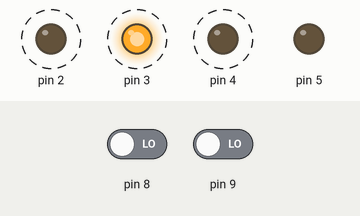
Recording of a sketch running on a simulated Arduino Uno, built with avr-gcc and run on an emulated ATmega328P. Parts: output pins drawn as LEDs (lit = HIGH). Dashed ring = blinking. Inputs (shaded band) come from the test bench; at power-on: pin 8 LOW, pin 9 LOW.

Above: at 2.8 s.
2.9 s: pin 8 driven HIGH and pin 9 driven HIGH
At 3.8 s:
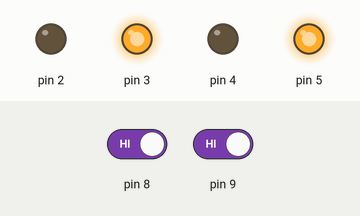
4.5 s: pin 8 driven LOW
At 4.9 s:
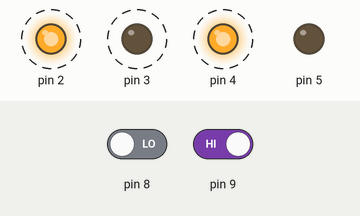
8.5 s: pin 8 driven HIGH
At 9.2 s:
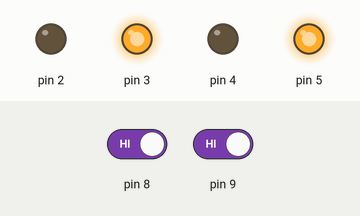
10.0 s: pin 9 driven LOW
At 10.3 s:
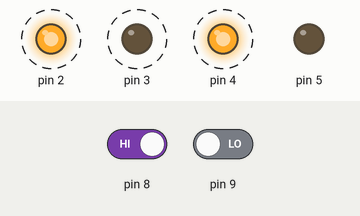
Timing chart, 0 to 15.0 s (numbered marks = the images above; inputs shaded):
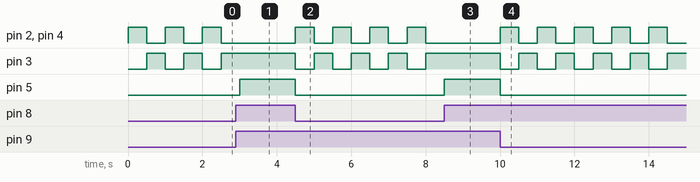

The sketch:

edge_follower.ino
```cpp
void setup() {
  // put your setup code here, to run once:
  pinMode(8,INPUT);
  pinMode(9,INPUT);
  pinMode(2,OUTPUT);
  pinMode(3,OUTPUT);
  pinMode(4,OUTPUT);
  pinMode(5,OUTPUT);

}

void loop() {
  // put your main code here, to run repeatedly:
  int x=digitalRead(8);
  int y=digitalRead(9);

  if((x==1)&&(y==1))
  {
    digitalWrite(2,0);
    digitalWrite(3,1);
    digitalWrite(4,0);
    digitalWrite(5,1);
  }
  else if((x==1)&&(y==0))
  {
    digitalWrite(2,1);
    digitalWrite(3,0);
    digitalWrite(4,1);
    digitalWrite(5,0);
    delay(500);
    digitalWrite(2,0);
    digitalWrite(3,1);
    digitalWrite(4,0);
    digitalWrite(5,0);
    delay(500);

  }
  else if((x==0)&&(y==1))
  {
    digitalWrite(2,1);
    digitalWrite(3,0);
    digitalWrite(4,1);
    digitalWrite(5,0);
    delay(500);
    digitalWrite(2,0);
    digitalWrite(3,1);
    digitalWrite(4,0);
    digitalWrite(5,0);
    delay(500);
  }
  else
  {
    digitalWrite(2,1);
    digitalWrite(3,0);
    digitalWrite(4,1);
    digitalWrite(5,0);
    delay(500);
    digitalWrite(2,0);
    digitalWrite(3,1);
    digitalWrite(4,0);
    digitalWrite(5,0);
    delay(500);

  }
}
```

Measured:
- after the input at 2.9 s, pin 2, pin 4: stays LOW (without the input it goes to HIGH after 0.10 s); pin 3: stays HIGH (without the input it goes to LOW after 0.10 s); pin 5: LOW → HIGH after 0.10 s
- after the input at 4.5 s, pin 2–4: alternates HIGH for 0.50 s and LOW for 0.50 s, starting at once; pin 5: HIGH → LOW at once
- after the input at 8.5 s, pin 2, pin 4: stays LOW (without the input it goes to HIGH after 0.00 s); pin 3: stays HIGH (without the input it goes to LOW after 0.00 s); pin 5: LOW → HIGH at once
- after the input at 10.0 s, pin 2–4: alternates HIGH for 0.50 s and LOW for 0.50 s, starting at once; pin 5: HIGH → LOW at once
- by itself, pin 2–4: alternates HIGH for 0.50 s and LOW for 0.50 s
